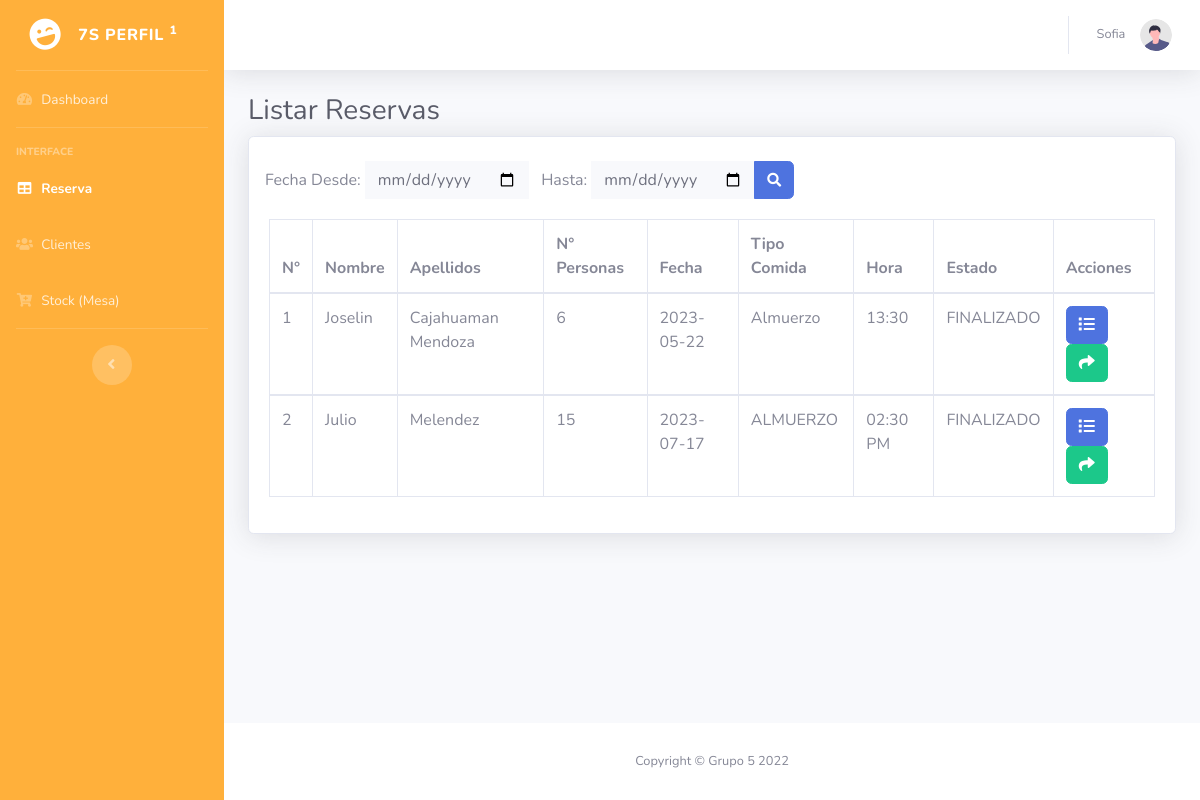
The app's page /panel/reserva.php (signed in) with its own data.
### tables this page shows
CREATE TABLE `reserva` (
  `idr` int(11) NOT NULL,
  `cantidad` int(11) NOT NULL,
  `fechar` date DEFAULT NULL,
  `tipo` varchar(50) NOT NULL,
  `hora` varchar(20) DEFAULT NULL,
  `comentario` varchar(1500) DEFAULT NULL,
  `estado_id_estado` int(11) NOT NULL,
  `usuario_idu` int(11) NOT NULL
);

CREATE TABLE `usuario` (
  `id` int(11) NOT NULL,
  `nombres` varchar(100) NOT NULL,
  `apellidos` varchar(100) NOT NULL,
  `dni` int(20) NOT NULL,
  `numero` varchar(100) NOT NULL,
  `fecha` varchar(100) NOT NULL,
  `email` varchar(70) NOT NULL,
  `direccion` varchar(100) DEFAULT NULL,
  `password` varchar(45) DEFAULT NULL,
  `puntos` int(30) NOT NULL,
  `estado_usuario` varchar(30) DEFAULT NULL,
  `cargo_idc` int(11) NOT NULL
);

CREATE TABLE `estado` (
  `id_estado` int(11) NOT NULL,
  `nestado` varchar(45) DEFAULT NULL
);

### panel/reserva.php (the view, shortened to what this page needs)
<?php
	$nombres = $_SESSION['nombres'];
	$cargo_idc = $_SESSION['cargo_idc'];
?>
<!DOCTYPE html>
<html lang="es">
<head>
    <link href="vendor/fontawesome-free/css/all.min.css" rel="stylesheet" type="text/css">
    <link href="css/sb-admin-2.min.css" rel="stylesheet">
</head>
<body id="page-top">
    <div id="wrapper">
        <ul class="navbar-nav bg-gradient-primary sidebar sidebar-dark accordion" id="accordionSidebar">
            <a class="sidebar-brand d-flex align-items-center justify-content-center" href="../index.php">
                <div class="sidebar-brand-icon rotate-n-15">
                    <i class="fas fa-laugh-wink"></i>
                </div>
                <div class="sidebar-brand-text mx-3">7S Perfil <sup>1</sup></div>
            </a>
            <hr class="sidebar-divider my-0">
            <li class="nav-item ">
                <a class="nav-link" href="#">
                    <i class="fas fa-fw fa-tachometer-alt"></i>
                    <span>Dashboard</span></a>
            </li>
            <hr class="sidebar-divider">
            <div class="sidebar-heading">
                Interface
            </div>
            <?php if($cargo_idc == 1) { ?>
            <li class="nav-item active">
                <a class="nav-link" href="reserva.php">
                    <i class="fas fa-fw fa-table"></i>
                    <span>Reserva</span></a>
            </li>
            <li class="nav-item">
                <a class="nav-link" href="clientes.php">
                    <i class="fas fa-fw fa-users"></i>
                    <span>Clientes</span></a>
            </li>
            <li class="nav-item">
                    <a class="nav-link" href="stockMesa.php">
                    <i class="fas fa-fw fa-cart-plus"></i>
                    <span>Stock (Mesa)</span></a>
                </li>
            <?php }?>
            <hr class="sidebar-divider d-none d-md-block">
            <div class="text-center d-none d-md-inline">
                <button class="rounded-circle border-0" id="sidebarToggle"></button>
            </div>
        </ul>
        <div id="content-wrapper" class="d-flex flex-column">
            <div id="content">
                <nav class="navbar navbar-expand navbar-light bg-white topbar mb-4 static-top shadow">
                    <ul class="navbar-nav ml-auto">
                        <li class="nav-item dropdown no-arrow">
                            <a class="nav-link dropdown-toggle" href="#" id="userDropdown" role="button"
                                data-toggle="dropdown" aria-haspopup="true" aria-expanded="false">
                                <span class="mr-2 d-none d-lg-inline text-gray-600 small"><?php echo $nombres ?> &nbsp;</span>
                                <img class="img-profile rounded-circle"
                                    src="img/undraw_profile.svg">
                            </a>
                        </li>
                    </ul>
                </nav>
                <div class="container-fluid">
                    <h1 class="h3 mb-2 text-gray-800">Listar Reservas</h1>
                    <div class="card shadow mb-4">
                        <br>
                        <form class="d-none d-sm-inline-block form-inline mr-auto ml-md-3 my-2 my-md-0 mw-100 navbar-search" method="POST" action="controlador/filtrarReserva.php">
                            <div class="input-group">
                                <label>Fecha Desde:&nbsp;</label>
                                <input type="date" name="date1" class="form-control bg-light border-0 small" aria-label="Search" aria-describedby="basic-addon2">
                                &nbsp; &nbsp;<label>Hasta:</label>
                                &nbsp;<input type="date" name="date2" class="form-control bg-light border-0 small" aria-label="Search" aria-describedby="basic-addon2">
                                <div class="input-group-append">
                                    <button class="btn btn-primary" name="buscar"  type="button">
                                        <i class="fas fa-search fa-sm"></i>
                                    </button>
                                </div>
                            </div>
                        </form>
                        <div class="card-body">
                            <div class="table-responsive">
                                <table class="table table-bordered" id="dataTable" width="100%" cellspacing="0">
                                    <thead>
                                        <tr>
                                            <th>N°</th>
                                            <th>Nombre</th>
                                            <th>Apellidos</th>
                                            <th>N° Personas</th>
                                            <th>Fecha</th>
                                            <th>Tipo Comida</th>
                                            <th>Hora</th>
                                            <th>Estado</th>
                                            <th>Acciones</th>
                                        </tr>
                                    </thead>
                                    <?php
                                        $cont = 1;
                                        require("Config/Conexion.php");
                                        $sql = $conexion->query("SELECT * FROM reserva r JOIN usuario u ON r.usuario_idu = u.id JOIN estado e ON r.estado_id_estado = e.id_estado");
                                        while($resultado = $sql->fetch_assoc()) { ?>
                                    <tbody>
                                        <tr>
                                            <td><?php echo $cont; $cont++; ?></td>
                                            <td><?php echo $resultado['nombres']; ?></td>
                                            <td><?php echo $resultado['apellidos']; ?></td>
                                            <td><?php echo $resultado['cantidad']; ?></td>
                                            <td><?php echo $resultado['fechar']; ?></td>
                                            <td><?php echo $resultado['tipo']; ?></td>
                                            <td><?php echo $resultado['hora']; ?></td>
                                            <?php if($resultado['nestado']=="FINALIZADO"){?>
                                            <td><?php echo $resultado['nestado']; ?></td>
                                            <?php }else{ ?>
                                            <td><?php echo $resultado['nestado']; ?>&nbsp; &nbsp; &nbsp;<a href="actualizarEstado.php?id=<?php echo $resultado['idr']?>&estado=<?php echo $resultado['nestado']?>&user=<?php echo $resultado['usuario_idu'];?>" class="btn btn-primary"><i class="fas fa-marker"></i></a></td>
                                            <?php } ?>
                                            <td>
                                                <a href="detallesReserva.php?id=<?php echo $resultado['idr']?>" class="btn btn-primary"><i class="fas fa-list"></i></a>
                                                <a href="https://api.whatsapp.com/send?phone=51<?php echo $resultado['numero']?>&text=Buen%20día%20, <?php echo $resultado['nombres']?>%20<?php echo $resultado['apellidos'] ?>%20tienes
%20una%20reserva%20el%20día%20de%20hoy%20<?php echo $resultado['hora']?>" class="btn btn-success"><i class="fas fa-share"></i></a>
                                            </td>
                                        </tr>
                                        <?php } ?>
                                    </tbody>
                                </table>
                            </div>
                        </div>
                    </div>
                </div>
            </div>
            <footer class="sticky-footer bg-white">
                <div class="container my-auto">
                    <div class="copyright text-center my-auto">
                        <span>Copyright &copy; Grupo 5  2022</span>
                    </div>
                </div>
            </footer>
        </div>
    </div>
</body>
</html>

### records on screen
reserva: usuario_idu.nombres "Joselin", usuario_idu.apellidos "Cajahuaman Mendoza", cantidad "6", fechar "2023-05-22", tipo "Almuerzo", hora "13:30", estado_id_estado.nestado "FINALIZADO"
reserva: usuario_idu.nombres "Julio", usuario_idu.apellidos "Melendez", cantidad "15", fechar "2023-07-17", tipo "ALMUERZO", hora "02:30 PM", estado_id_estado.nestado "FINALIZADO"

### other values on screen
$nombres "Sofia"
